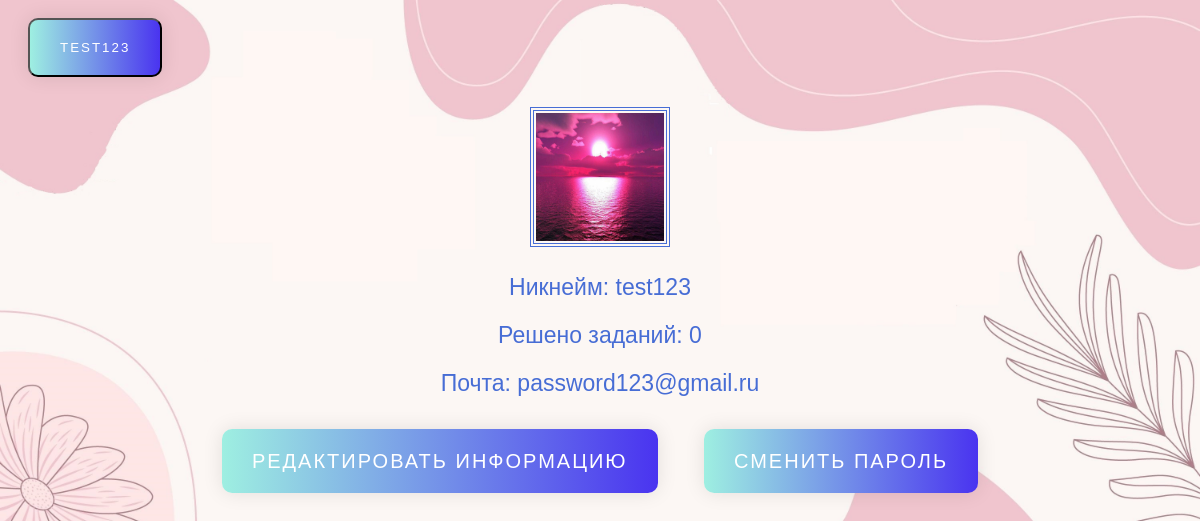
The page /profile (signed in) on the database as committed earlier.
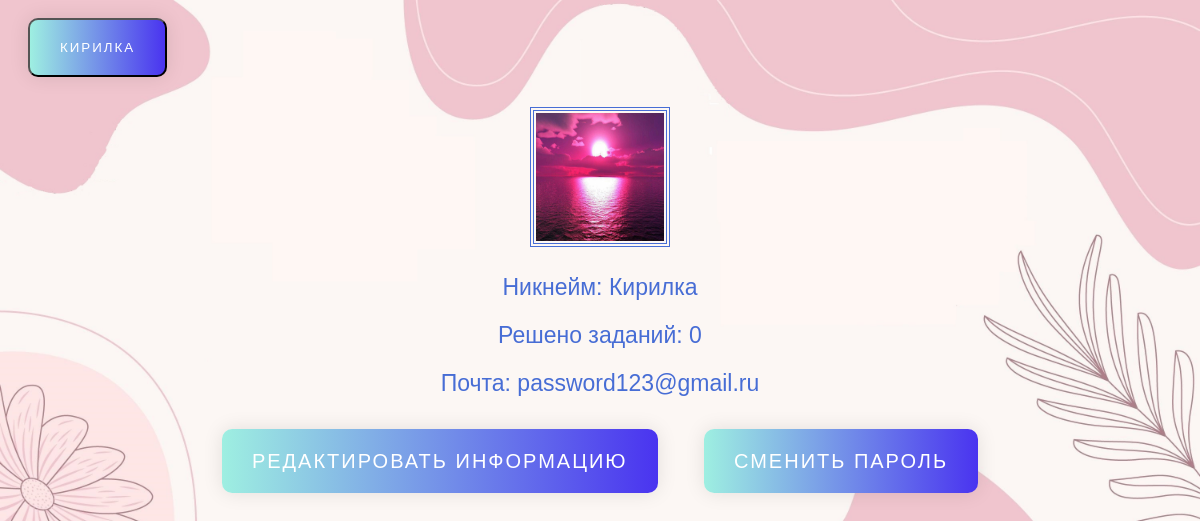
The same page on the database as committed later.
### data/users.py (models this page shows, shortened)
class User(SqlAlchemyBase, UserMixin, SerializerMixin):
    __tablename__ = 'users'
    id = sqlalchemy.Column(sqlalchemy.Integer, primary_key=True, autoincrement=True)
    nickname = sqlalchemy.Column(sqlalchemy.String, unique=True)
    task_completed = sqlalchemy.Column(sqlalchemy.Integer, default=0)
    email = sqlalchemy.Column(sqlalchemy.String, unique=True)
    hashed_password = sqlalchemy.Column(sqlalchemy.String)
    picture = sqlalchemy.Column(sqlalchemy.String)

### main.py (the view)
@app.route("/profile", methods=["GET"])
@login_required
def profile():
    find_picture = False
    if current_user.picture:
        find_picture = True
    return render_template("profile.html", title=f'Профиль {current_user.nickname}', find_picture=find_picture)

### main.py (called while the page is built)
@login_manager.user_loader
def load_user(user_id):
    return SESS.query(User).get(user_id)

### templates/profile.html (shortened to what this page needs)
{% extends "base.html" %}
{% block css %}
<link rel="stylesheet" href="../static/css/side_panel.css" type="text/css">
<link rel="stylesheet" href="../static/css/background.css">
<link rel="stylesheet" href="../static/css/gradient-button.css">
<link rel="stylesheet" href="../static/css/text.css">
{% endblock %}
{% block content %}
<div align="center">
    <p>
        {% if find_picture %}
        <img src="static/img/avatars/{{ current_user.id }}.jpg" width="128" height="128"
             style="border: 4px double #476DD5; padding: 2px;">
        {% elif not find_picture %}
        <img src="static/img/avatars/undefined_avatar.jpg" width="128" height="128"
             style="border: 4px double #476DD5; padding: 2px;">
        {% endif %}
    </p>
    <p>Никнейм: {{ current_user.nickname }}</p>
    <p>Решено заданий: {{ current_user.task_completed }}</p>
    <p>Почта: {{ current_user.email }}</p>
    <p>
    <a class="gradient-button" href="/profile_redact">Редактировать информацию</a>
        <a class="gradient-button" href="/password_change">Сменить пароль</a>
    </p>
</div>
{% endblock %}

### templates/base.html (shortened to what this page needs)
<!doctype html>
<html lang="en">
<head>
    {% block css %}{% endblock %}
</head>
<body>
<header>
    <nav class="navbar navbar-light bg-light">
        {% if current_user.is_authenticated %}
        <button class="gradient-button" onclick="openNav()">{{ current_user.nickname }}</button>
        {% endif %}
    </nav>
</header>
<div id="main">
    <main role="main" class="container">
        {% block content %}{% endblock %}
    </main>
</div>
</body>
</html>

### static/css/side_panel.css (style rules this page uses)
#main { transition: margin-left .5s; padding: 20px; }

### static/css/background.css (style rules this page uses)
html { background-repeat: no-repeat; background-position: center center; background-attachment: fixed; -webkit-background-size: cover; -moz-background-size: cover; -o-background-size: cover; background-size: cover; }

### static/css/gradient-button.css (style rules this page uses)
.gradient-button { text-decoration: none; display: inline-block; color: white; padding: 20px 30px; margin: 10px 20px; border-radius: 10px; font-family: 'Montserrat', sans-serif; text-transform: uppercase; letter-spacing: 2px; background-image: linear-gradient(to right, #9EEFE1 0%, #4830F0 51%, #9EEFE1 100%); background-size: 200% auto; box-shadow: 0 0 20px rgba(0, 0, 0, .1); transition: .5s; }

### static/css/text.css (style rules this page uses)
p { color: #476DD5 ; font-family: ‘Orienta’, sans-serif; font-size: 23px; line-height: 24px; margin: 0 0 24px; text-align: center; }
a { color: #476DD5 ; text-decoration: none; text-align: right; padding: 15px; font-size: 20px; }

### templates/profile.html (style rules this page uses)
html { background-image: url(../static/img/background.jpg); }

Rows that differ between the two databases and show on the page:
changed User "password123@gmail.ru": nickname "TEST123" → "КИРИЛКА"; nickname "test123" → "Кирилка"
